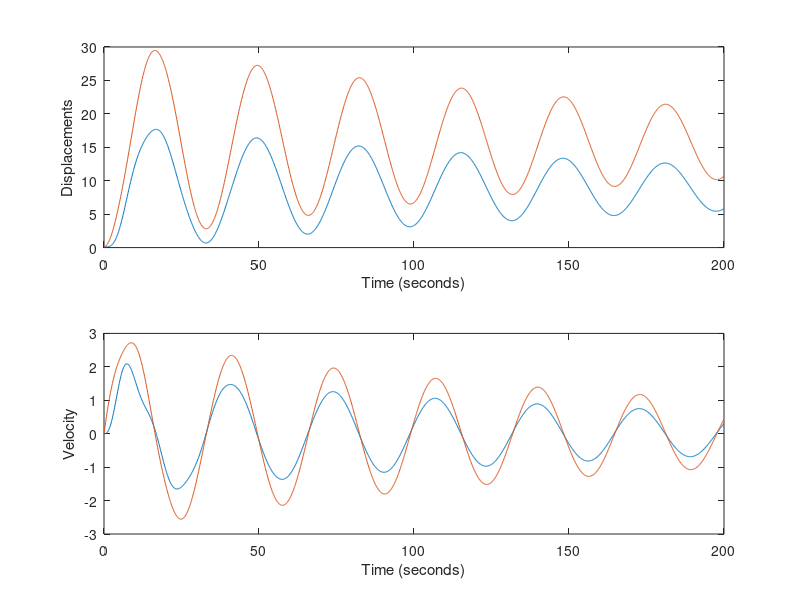

The MATLAB source for this figure:
 % State-Space Model
 % [ddy1; ddy2]= [0; F/m2] - [B/m1 -B/m1; -B/m2 B/m2]*[dy1 dy2] -
 % [(k1+k1)/m1 -k2/m1; -k2/m2 k2/m2]*[y1; y2]
 
 clc
 clear all
 F= 1;
 m1= 1;
 m2=1.5;
 B=0.1;
 k1=0.2;
 k2=0.15;
 Coef_1=[B/m1 -B/m1; -B/m2 B/m2];
 Coef_2=[(k1+k2)/m1 -k1/m1; -k2/m2 k2/m2];
 Y=[0.1; 0.1];
 dY=[0; 0];
 dt=0.1;
 t=0;
 T=200;
 n=round(T-t)/dt;
 for i=1:n
     X1(i,:)=[Y' dY' t];
     ddY=[0;F/m2] - Coef_1*dY - Coef_2*Y;
     dY=dY+dt*ddY;
     Y=Y+dt*dY;
     t=t+dt;
 end
 figure;
 subplot(2,1,1)
 plot(X1(:,5),X1(:,1:2))
 xlabel('Time (seconds)')
 ylabel('Displacements')
 
 subplot(2,1,2)
 plot(X1(:,5),X1(:,3:4) )
 xlabel('Time (seconds)')
 ylabel('Velocity')